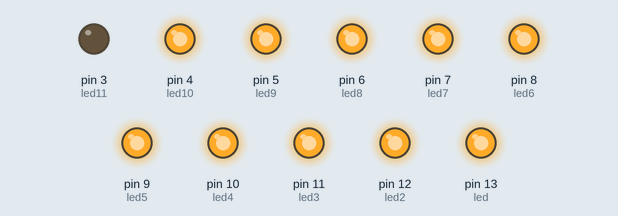
Simulated run of this sketch. Board: Arduino Uno, built with avr-gcc and run on an emulated ATmega328P. On the bench: output pins drawn as LEDs (lit = HIGH).

Above: at 0.15 s.
At 4.46 s:
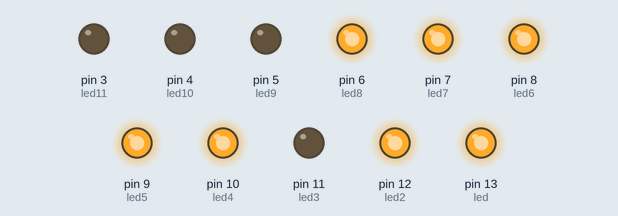
At 9.67 s:
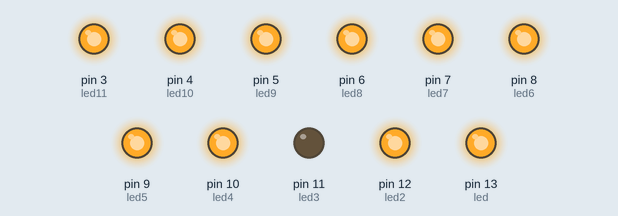
At 19.77 s:
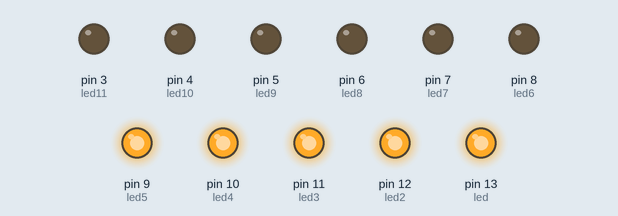
At 29.87 s:
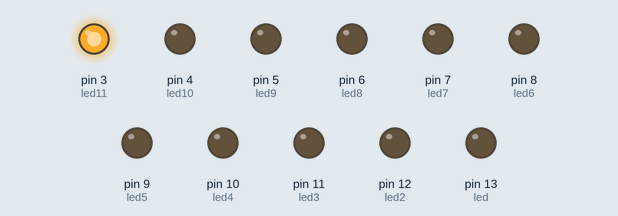
At 39.68 s:
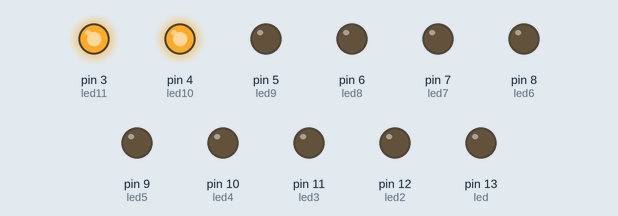
Timing chart, 0 to 40.0 s (numbered marks = the images above):
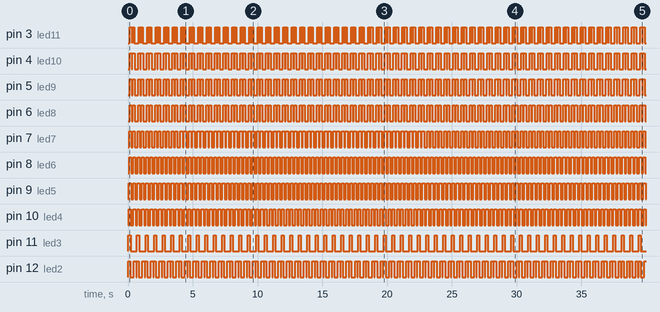

The sketch:

leds.ino
```cpp
int led = 13;
int led2 = 12;
int led3 = 11;
int led4 = 10;
int led5 = 9;
int led6 = 8;
int led7 = 7;
int led8 = 6;
int led9 = 5;
int led10 = 4;
int led11 = 3;


void setup() {
  // put your setup code here, to run once:
pinMode(led,OUTPUT);
pinMode(led2,OUTPUT);
pinMode(led3,OUTPUT);
pinMode(led4,OUTPUT);
pinMode(led5,OUTPUT);
pinMode(led6,OUTPUT);
pinMode(led7,OUTPUT);
pinMode(led8,OUTPUT);
pinMode(led9,OUTPUT);
pinMode(led10,OUTPUT);
pinMode(led11,OUTPUT);
}

void loop() {
  // put your main code here, to run repeatedly:
//led(red-1)
digitalWrite(led,HIGH);
delay(19);
digitalWrite(led2,HIGH);
delay(19);
digitalWrite(led3,HIGH);
delay(18);
digitalWrite(led4,HIGH);
delay(17);
digitalWrite(led5,HIGH);
delay(16);
digitalWrite(led6,HIGH);
delay(15);
digitalWrite(led7,HIGH);
delay(14);
digitalWrite(led8,HIGH);
delay(13);
digitalWrite(led9,HIGH);
delay(12);
digitalWrite(led10,HIGH);
delay(11);
digitalWrite(led11,HIGH);
delay(10);

//
digitalWrite(led,LOW);
delay(19);
digitalWrite(led2,LOW);
delay(19);
digitalWrite(led3,LOW);
delay(18);
digitalWrite(led4,LOW);
delay(17);
digitalWrite(led5,LOW);
delay(16);
digitalWrite(led6,LOW);
delay(15);
digitalWrite(led7,LOW);
delay(14);
digitalWrite(led8,LOW);
delay(13);
digitalWrite(led9,LOW);
delay(12);
digitalWrite(led10,LOW);
delay(11);
digitalWrite(led11,LOW);
delay(10);

//
digitalWrite(led11,HIGH);
delay(10);
digitalWrite(led10,HIGH);
delay(11);
digitalWrite(led9,HIGH);
delay(12);
digitalWrite(led8,HIGH);
delay(13);
digitalWrite(led7,HIGH);
delay(14);
digitalWrite(led6,HIGH);
delay(15);
digitalWrite(led5,HIGH);
delay(16);
digitalWrite(led4,HIGH);
delay(17);
delay(18);
digitalWrite(led4,HIGH);
digitalWrite(led2,HIGH);
delay(19);
digitalWrite(led,HIGH);
delay(19);
//
digitalWrite(led11,LOW);
delay(10);
digitalWrite(led10,LOW);
delay(11);
digitalWrite(led9,LOW);
delay(12);
digitalWrite(led8,LOW);
delay(13);
digitalWrite(led7,LOW);
delay(14);
digitalWrite(led6,LOW);
delay(15);
digitalWrite(led5,LOW);
delay(16);
digitalWrite(led4,LOW);
delay(17);
digitalWrite(led3,LOW);
delay(18);
digitalWrite(led2,LOW);
delay(19);
digitalWrite(led,LOW);
delay(19);

}
```

Measured:
- by itself, pin 3 (led11): repeats every 0.66 s: LOW 0.01 s, HIGH 0.16 s, LOW 0.32 s, HIGH 0.16 s
- by itself, pin 4 (led10): repeats every 0.66 s: LOW 0.03 s, HIGH 0.16 s, LOW 0.30 s, HIGH 0.16 s
- by itself, pin 5 (led9): repeats every 0.66 s: LOW 0.05 s, HIGH 0.16 s, LOW 0.27 s, HIGH 0.16 s
- by itself, pin 6 (led8): repeats every 0.66 s: LOW 0.08 s, HIGH 0.16 s, LOW 0.25 s, HIGH 0.16 s
- by itself, pin 7 (led7): repeats every 0.66 s: LOW 0.11 s, HIGH 0.16 s, LOW 0.22 s, HIGH 0.16 s
- by itself, pin 8 (led6): alternates HIGH for 0.16 s and LOW for 0.14 s
- by itself, pin 9 (led5): alternates HIGH for 0.16 s and LOW for 0.17 s
- by itself, pin 10 (led4): repeats every 0.66 s: LOW 0.20 s, HIGH 0.16 s, LOW 0.13 s, HIGH 0.16 s
